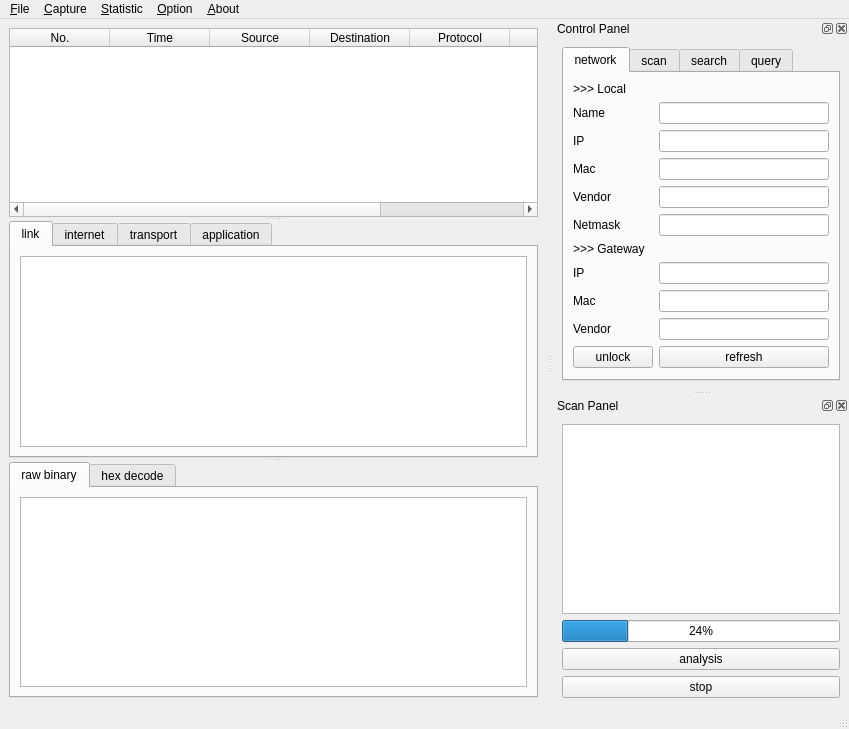
<?xml version="1.0" encoding="UTF-8"?>
<ui version="4.0">
 <class>MainWindow</class>
 <widget class="QMainWindow" name="MainWindow">
  <property name="geometry">
   <rect>
    <x>0</x>
    <y>0</y>
    <width>849</width>
    <height>729</height>
   </rect>
  </property>
  <property name="windowTitle">
   <string>MainWindow</string>
  </property>
  <widget class="QWidget" name="centralwidget">
   <layout class="QHBoxLayout" name="horizontalLayout_8">
    <item>
     <widget class="QSplitter" name="splitter">
      <property name="orientation">
       <enum>Qt::Vertical</enum>
      </property>
      <widget class="QTableWidget" name="conciseInfoTable">
       <property name="showGrid">
        <bool>false</bool>
       </property>
       <column>
        <property name="text">
         <string>No.</string>
        </property>
       </column>
       <column>
        <property name="text">
         <string>Time</string>
        </property>
       </column>
       <column>
        <property name="text">
         <string>Source</string>
        </property>
       </column>
       <column>
        <property name="text">
         <string>Destination</string>
        </property>
       </column>
       <column>
        <property name="text">
         <string>Protocol</string>
        </property>
       </column>
       <column>
        <property name="text">
         <string>Length</string>
        </property>
       </column>
       <column>
        <property name="text">
         <string>Info</string>
        </property>
       </column>
      </widget>
      <widget class="QTabWidget" name="verboseInfoTab">
       <property name="currentIndex">
        <number>0</number>
       </property>
       <widget class="QWidget" name="linkTab">
        <attribute name="title">
         <string>link</string>
        </attribute>
        <layout class="QVBoxLayout" name="verticalLayout_7">
         <item>
          <widget class="QPlainTextEdit" name="linkTextEdit"/>
         </item>
        </layout>
       </widget>
       <widget class="QWidget" name="interTab">
        <attribute name="title">
         <string>internet</string>
        </attribute>
        <layout class="QVBoxLayout" name="verticalLayout_6">
         <item>
          <widget class="QPlainTextEdit" name="interTextEdit"/>
         </item>
        </layout>
       </widget>
       <widget class="QWidget" name="transTab">
        <attribute name="title">
         <string>transport</string>
        </attribute>
        <layout class="QVBoxLayout" name="verticalLayout_5">
         <item>
          <widget class="QPlainTextEdit" name="TransTextEdit"/>
         </item>
        </layout>
       </widget>
       <widget class="QWidget" name="appTab">
        <attribute name="title">
         <string>application</string>
        </attribute>
        <layout class="QVBoxLayout" name="verticalLayout_4">
         <item>
          <widget class="QPlainTextEdit" name="appTextEdit"/>
         </item>
        </layout>
       </widget>
      </widget>
      <widget class="QTabWidget" name="decodeInfoTab">
       <property name="currentIndex">
        <number>0</number>
       </property>
       <widget class="QWidget" name="rawTab">
        <attribute name="title">
         <string>raw binary</string>
        </attribute>
        <layout class="QVBoxLayout" name="verticalLayout_8">
         <item>
          <widget class="QPlainTextEdit" name="rawTextEdit"/>
         </item>
        </layout>
       </widget>
       <widget class="QWidget" name="hexTab">
        <attribute name="title">
         <string>hex decode</string>
        </attribute>
        <layout class="QVBoxLayout" name="verticalLayout_9">
         <item>
          <widget class="QPlainTextEdit" name="hexTextEdit"/>
         </item>
        </layout>
       </widget>
      </widget>
     </widget>
    </item>
   </layout>
  </widget>
  <widget class="QMenuBar" name="menubar">
   <property name="geometry">
    <rect>
     <x>0</x>
     <y>0</y>
     <width>849</width>
     <height>26</height>
    </rect>
   </property>
   <widget class="QMenu" name="menu_File">
    <property name="title">
     <string>&amp;File</string>
    </property>
    <widget class="QMenu" name="menu_export">
     <property name="title">
      <string>&amp;export</string>
     </property>
     <widget class="QMenu" name="menuNetwork_info">
      <property name="title">
       <string>&amp;network info</string>
      </property>
      <addaction name="actionExportCSV"/>
      <addaction name="actionExportJSON"/>
      <addaction name="actionExportPlain"/>
     </widget>
     <widget class="QMenu" name="menuLAN_info">
      <property name="title">
       <string>&amp;LAN info</string>
      </property>
      <addaction name="actionLANCSV"/>
      <addaction name="actionLANJSON"/>
      <addaction name="actionLANPlain"/>
     </widget>
     <widget class="QMenu" name="menuPackets_info">
      <property name="title">
       <string>&amp;packets info</string>
      </property>
      <addaction name="actionPktCSV"/>
      <addaction name="actionPktJSON"/>
      <addaction name="actionPktPlain"/>
     </widget>
     <addaction name="menuNetwork_info"/>
     <addaction name="menuLAN_info"/>
     <addaction name="menuPackets_info"/>
    </widget>
    <addaction name="action_Save"/>
    <addaction name="action_Open"/>
    <addaction name="separator"/>
    <addaction name="menu_export"/>
    <addaction name="separator"/>
    <addaction name="action_close"/>
   </widget>
   <widget class="QMenu" name="menu_Capture">
    <property name="title">
     <string>&amp;Capture</string>
    </property>
    <addaction name="action_Start"/>
    <addaction name="separator"/>
    <addaction name="action_Stop"/>
    <addaction name="separator"/>
    <addaction name="action_Restart"/>
   </widget>
   <widget class="QMenu" name="menu_Statistic">
    <property name="title">
     <string>&amp;Statistic</string>
    </property>
    <widget class="QMenu" name="menu_protocol">
     <property name="title">
      <string>&amp;protocol</string>
     </property>
     <addaction name="action_ProBar"/>
     <addaction name="action_ProHbar"/>
     <addaction name="action_ProPie"/>
    </widget>
    <widget class="QMenu" name="menu_length">
     <property name="title">
      <string>&amp;length</string>
     </property>
     <addaction name="action_LenBar"/>
     <addaction name="action_LenHbar"/>
     <addaction name="action_LenPie"/>
    </widget>
    <widget class="QMenu" name="menu_time">
     <property name="title">
      <string>&amp;time</string>
     </property>
     <addaction name="action_TimeBar"/>
     <addaction name="action_TimeHbar"/>
     <addaction name="action_TimePie"/>
    </widget>
    <addaction name="menu_protocol"/>
    <addaction name="menu_length"/>
    <addaction name="menu_time"/>
   </widget>
   <widget class="QMenu" name="menu_Option">
    <property name="title">
     <string>&amp;Option</string>
    </property>
    <addaction name="separator"/>
    <addaction name="action_Filter"/>
    <addaction name="separator"/>
    <addaction name="action_RefreshRank"/>
   </widget>
   <widget class="QMenu" name="menu_About">
    <property name="title">
     <string>&amp;About</string>
    </property>
    <addaction name="action_Help"/>
    <addaction name="separator"/>
    <addaction name="action_Author"/>
    <addaction name="separator"/>
    <addaction name="action_Rank"/>
   </widget>
   <addaction name="menu_File"/>
   <addaction name="menu_Capture"/>
   <addaction name="menu_Statistic"/>
   <addaction name="menu_Option"/>
   <addaction name="menu_About"/>
  </widget>
  <widget class="QStatusBar" name="statusbar"/>
  <widget class="QDockWidget" name="controlDock">
   <property name="enabled">
    <bool>true</bool>
   </property>
   <property name="floating">
    <bool>false</bool>
   </property>
   <property name="windowTitle">
    <string>Control Panel</string>
   </property>
   <attribute name="dockWidgetArea">
    <number>2</number>
   </attribute>
   <widget class="QWidget" name="controlDockContents">
    <layout class="QHBoxLayout" name="horizontalLayout_2">
     <item>
      <widget class="QTabWidget" name="controlTabManage">
       <property name="currentIndex">
        <number>0</number>
       </property>
       <property name="tabBarAutoHide">
        <bool>false</bool>
       </property>
       <widget class="QWidget" name="networkTab">
        <attribute name="title">
         <string>network</string>
        </attribute>
        <layout class="QFormLayout" name="formLayout">
         <item row="1" column="0">
          <widget class="QLabel" name="nameLabel">
           <property name="text">
            <string>Name</string>
           </property>
          </widget>
         </item>
         <item row="1" column="1">
          <widget class="QLineEdit" name="nameLineEdit"/>
         </item>
         <item row="2" column="0">
          <widget class="QLabel" name="ipLabel">
           <property name="text">
            <string>IP</string>
           </property>
          </widget>
         </item>
         <item row="2" column="1">
          <widget class="QLineEdit" name="ipLineEdit"/>
         </item>
         <item row="3" column="0">
          <widget class="QLabel" name="macLabel">
           <property name="text">
            <string>Mac</string>
           </property>
          </widget>
         </item>
         <item row="3" column="1">
          <widget class="QLineEdit" name="macLineEdit"/>
         </item>
         <item row="4" column="0">
          <widget class="QLabel" name="vendorLabel">
           <property name="text">
            <string>Vendor</string>
           </property>
          </widget>
         </item>
         <item row="4" column="1">
          <widget class="QLineEdit" name="vendorLineEdit"/>
         </item>
         <item row="5" column="0">
          <widget class="QLabel" name="netmaskLabel">
           <property name="text">
            <string>Netmask</string>
           </property>
          </widget>
         </item>
         <item row="5" column="1">
          <widget class="QLineEdit" name="netmaskLineEdit"/>
         </item>
         <item row="7" column="0">
          <widget class="QLabel" name="gwIpLabel">
           <property name="text">
            <string>IP</string>
           </property>
          </widget>
         </item>
         <item row="10" column="0">
          <widget class="QLabel" name="gwVendorLabel">
           <property name="text">
            <string>Vendor</string>
           </property>
          </widget>
         </item>
         <item row="10" column="1">
          <widget class="QLineEdit" name="gwVendorLineEdit"/>
         </item>
         <item row="13" column="1">
          <widget class="QPushButton" name="refreshButton">
           <property name="text">
            <string>refresh</string>
           </property>
          </widget>
         </item>
         <item row="0" column="0">
          <widget class="QLabel" name="localLabel">
           <property name="text">
            <string>&gt;&gt;&gt; Local</string>
           </property>
          </widget>
         </item>
         <item row="6" column="0">
          <widget class="QLabel" name="gwLabel">
           <property name="text">
            <string>&gt;&gt;&gt; Gateway</string>
           </property>
          </widget>
         </item>
         <item row="8" column="0">
          <widget class="QLabel" name="gwMacLabel">
           <property name="text">
            <string>Mac</string>
           </property>
          </widget>
         </item>
         <item row="13" column="0">
          <widget class="QPushButton" name="unlockButton">
           <property name="text">
            <string>unlock</string>
           </property>
          </widget>
         </item>
         <item row="7" column="1">
          <widget class="QLineEdit" name="gwIpLineEdit"/>
         </item>
         <item row="8" column="1">
          <widget class="QLineEdit" name="gwMacLineEdit"/>
         </item>
        </layout>
       </widget>
       <widget class="QWidget" name="scanTab">
        <attribute name="title">
         <string>scan</string>
        </attribute>
        <layout class="QVBoxLayout" name="verticalLayout_3">
         <item>
          <widget class="QLabel" name="rangeLabel">
           <property name="text">
            <string>Range</string>
           </property>
          </widget>
         </item>
         <item>
          <widget class="QLineEdit" name="rangeLineEdit"/>
         </item>
         <item>
          <widget class="QPushButton" name="rangeButton">
           <property name="text">
            <string>range scan</string>
           </property>
          </widget>
         </item>
         <item>
          <widget class="QLabel" name="maskLabel">
           <property name="text">
            <string>Mask</string>
           </property>
          </widget>
         </item>
         <item>
          <widget class="QLineEdit" name="maskLineEdit"/>
         </item>
         <item>
          <widget class="QPushButton" name="maskButton">
           <property name="text">
            <string>mask scan</string>
           </property>
          </widget>
         </item>
        </layout>
       </widget>
       <widget class="QWidget" name="searchTab">
        <attribute name="title">
         <string>search</string>
        </attribute>
        <layout class="QFormLayout" name="formLayout_4">
         <item row="0" column="0">
          <widget class="QLabel" name="searchLabel">
           <property name="text">
            <string>Search</string>
           </property>
          </widget>
         </item>
         <item row="0" column="1">
          <widget class="QLineEdit" name="searchLineEdit"/>
         </item>
         <item row="1" column="1">
          <widget class="QPushButton" name="searchButton">
           <property name="text">
            <string>search</string>
           </property>
          </widget>
         </item>
        </layout>
       </widget>
       <widget class="QWidget" name="ipinfoTab">
        <attribute name="title">
         <string>query</string>
        </attribute>
        <layout class="QFormLayout" name="formLayout_3">
         <item row="0" column="0">
          <widget class="QLabel" name="sipLabel">
           <property name="text">
            <string>Query IP</string>
           </property>
          </widget>
         </item>
         <item row="0" column="1">
          <widget class="QLineEdit" name="sipLineEdit"/>
         </item>
         <item row="1" column="0" colspan="2">
          <widget class="QTextEdit" name="sipTextEdit"/>
         </item>
         <item row="2" column="0">
          <widget class="QPushButton" name="sipButton">
           <property name="text">
            <string>query</string>
           </property>
          </widget>
         </item>
        </layout>
       </widget>
      </widget>
     </item>
    </layout>
   </widget>
  </widget>
  <widget class="QDockWidget" name="scanDock">
   <property name="windowTitle">
    <string>Scan Panel</string>
   </property>
   <attribute name="dockWidgetArea">
    <number>2</number>
   </attribute>
   <widget class="QWidget" name="scanDockContents">
    <layout class="QVBoxLayout" name="verticalLayout">
     <item>
      <widget class="QListWidget" name="nodeListWidget"/>
     </item>
     <item>
      <widget class="QProgressBar" name="scanProgressBar">
       <property name="value">
        <number>24</number>
       </property>
      </widget>
     </item>
     <item>
      <widget class="QPushButton" name="analysisPushButton">
       <property name="text">
        <string>analysis</string>
       </property>
      </widget>
     </item>
     <item>
      <widget class="QPushButton" name="stopPushButton">
       <property name="text">
        <string>stop</string>
       </property>
      </widget>
     </item>
    </layout>
   </widget>
  </widget>
  <action name="action_Save">
   <property name="text">
    <string>&amp;save</string>
   </property>
  </action>
  <action name="action_Open">
   <property name="text">
    <string>&amp;open</string>
   </property>
  </action>
  <action name="action_Export">
   <property name="text">
    <string>&amp;Export</string>
   </property>
  </action>
  <action name="actionExportCSV">
   <property name="text">
    <string>&amp;CSV</string>
   </property>
  </action>
  <action name="actionExportJSON">
   <property name="text">
    <string>&amp;JSON</string>
   </property>
  </action>
  <action name="actionExportPlain">
   <property name="text">
    <string>&amp;plain text</string>
   </property>
  </action>
  <action name="actionLANCSV">
   <property name="text">
    <string>CSV</string>
   </property>
  </action>
  <action name="actionLANJSON">
   <property name="text">
    <string>JSON</string>
   </property>
  </action>
  <action name="actionLANPlain">
   <property name="text">
    <string>plain text</string>
   </property>
  </action>
  <action name="actionPktCSV">
   <property name="text">
    <string>CSV</string>
   </property>
  </action>
  <action name="actionPktJSON">
   <property name="text">
    <string>JSON</string>
   </property>
  </action>
  <action name="actionPktPlain">
   <property name="text">
    <string>plain text</string>
   </property>
  </action>
  <action name="action_Start">
   <property name="text">
    <string>&amp;start</string>
   </property>
  </action>
  <action name="actionSto_p">
   <property name="text">
    <string>sto&amp;p</string>
   </property>
  </action>
  <action name="action_restart">
   <property name="text">
    <string>&amp;restart</string>
   </property>
  </action>
  <action name="action_ProBar">
   <property name="text">
    <string>&amp;bar</string>
   </property>
  </action>
  <action name="action_ProHbar">
   <property name="text">
    <string>&amp;hbar</string>
   </property>
  </action>
  <action name="action_ProPie">
   <property name="text">
    <string>&amp;pie</string>
   </property>
  </action>
  <action name="action_LenBar">
   <property name="text">
    <string>&amp;bar</string>
   </property>
  </action>
  <action name="action_LenHbar">
   <property name="text">
    <string>&amp;hbar</string>
   </property>
  </action>
  <action name="action_LenPie">
   <property name="text">
    <string>&amp;pie</string>
   </property>
  </action>
  <action name="action_TimeBar">
   <property name="text">
    <string>&amp;bar</string>
   </property>
  </action>
  <action name="action_TimeHbar">
   <property name="text">
    <string>&amp;hbar</string>
   </property>
  </action>
  <action name="action_TimePie">
   <property name="text">
    <string>&amp;pie</string>
   </property>
  </action>
  <action name="action_Stop">
   <property name="text">
    <string>sto&amp;p</string>
   </property>
  </action>
  <action name="action_Restart">
   <property name="text">
    <string>&amp;restart</string>
   </property>
  </action>
  <action name="action_Help">
   <property name="text">
    <string>&amp;help</string>
   </property>
  </action>
  <action name="action_Author">
   <property name="text">
    <string>&amp;author</string>
   </property>
  </action>
  <action name="action_close">
   <property name="text">
    <string>&amp;close</string>
   </property>
   <property name="shortcut">
    <string>Ctrl+Q</string>
   </property>
  </action>
  <action name="action_rank">
   <property name="text">
    <string>&amp;rank</string>
   </property>
  </action>
  <action name="action_Rank">
   <property name="text">
    <string>&amp;rank</string>
   </property>
  </action>
  <action name="action_Filter">
   <property name="text">
    <string>&amp;filter</string>
   </property>
  </action>
  <action name="action_RefreshRank">
   <property name="text">
    <string>&amp;refresh rank</string>
   </property>
  </action>
 </widget>
 <resources/>
 <connections/>
</ui>
